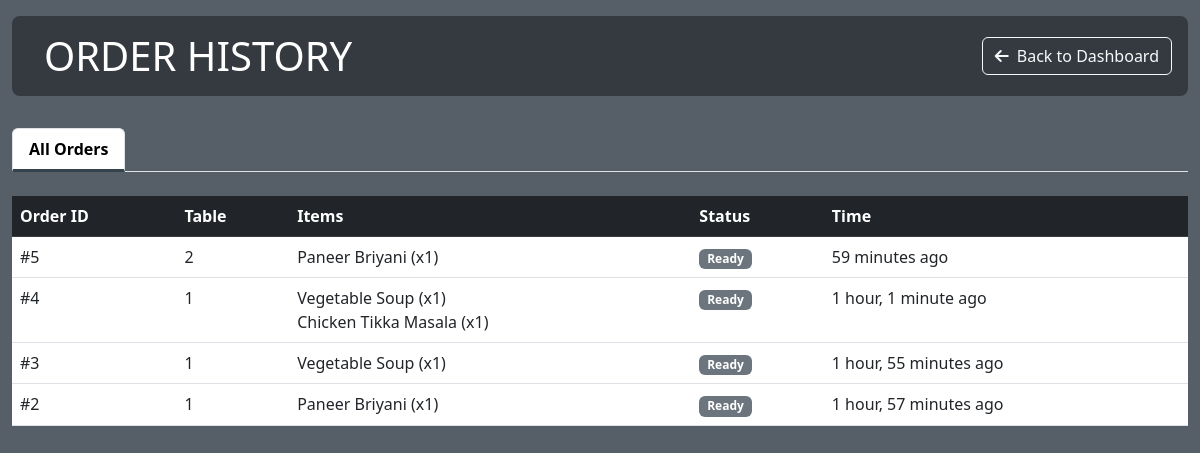
/kitchen/history/, run on the app's committed database.
### order/models.py (models this page shows, shortened)
class Order(models.Model):
    table = models.ForeignKey(Table, on_delete=models.CASCADE, related_name='orders')
    date_ordered = models.DateTimeField(auto_now_add=True)
    STATUS_CHOICES = [
        ('Pending', 'Pending'),
        ('Completed', 'Completed'),
    ]
    status = models.CharField(max_length=50, choices=STATUS_CHOICES, default='Pending')
    kitchen_status_choices = [
        ('Waiting', 'Waiting'),
        ('None', 'None'),
        ('Ready', 'Ready'),
    ]
    kitchen_status = models.CharField(max_length=50, choices=kitchen_status_choices, default='Waiting')
    bar_status = models.CharField(max_length=50, choices=kitchen_status_choices, default='Waiting')
    def get_kitchen_items(self):
        return self.order_items.exclude(selection__item__category__title='Drink')

class Table(models.Model):
    table_number = models.PositiveIntegerField(unique=True)
    availability = models.BooleanField(default=True)
    qr_code = models.ImageField(upload_to='qrcodes/', blank=True, null=True,
                                help_text='create a qr code everytime a table is saved!')

class OrderItem(models.Model):
    order = models.ForeignKey(Order, on_delete=models.CASCADE, related_name='order_items')
    selection = models.ForeignKey(Selection, on_delete=models.CASCADE)
    quantity = models.PositiveIntegerField(default=1)
    total_price = models.DecimalField(max_digits=10, decimal_places=2, editable=False)

class Selection(models.Model):
    item = models.ForeignKey(Item, on_delete=models.CASCADE, related_name='selections')
    meat_option = models.ForeignKey(MeatOption, on_delete=models.SET_NULL, null=True, blank=True)
    spicy_level = models.ForeignKey(SpicyLevel, on_delete=models.SET_NULL, null=True, blank=True)

class Item(models.Model):
    name = models.CharField(max_length=100)
    description = models.TextField(null=True, blank=True)
    category = models.ForeignKey(Category, on_delete=models.CASCADE, related_name='items')
    image = models.ImageField(blank=True, null=True)
    base_price = models.DecimalField(max_digits=6, decimal_places=2)
    has_meat_options = models.BooleanField(default=False)
    has_spicy_options = models.BooleanField(default=False)

### kitchen/views.py (the view)
# urls.py: path('history/', views.history_view, name='history_view'),
def history_view(request):
    completed_orders = Order.objects.exclude(
        status='Pending',
        kitchen_status='Waiting'
    ).order_by('-date_ordered')
    context = {
        'completed_orders': completed_orders,
    }
    return render(request, 'kitchen/history.html', context)

### kitchen/templates/kitchen/history.html (shortened to what this page needs)
{% extends "kitchen/base.html" %}
{% block content %}
<div class="kitchen-header d-flex justify-content-between align-items-center">
    <div class="d-flex align-items-center">
        <h1 class="mb-0">ORDER HISTORY</h1>
    </div>
    <a href="{% url 'kitchen:kitchen_view' %}" class="btn btn-outline-light">
        <i class="fas fa-arrow-left me-2"></i>Back to Dashboard
    </a>
</div>
<ul class="nav nav-tabs mb-4">
    <li class="nav-item">
        <a class="nav-link active" href="#">All Orders</a>
    </li>
</ul>
<div class="table-responsive">
    <table class="table table-hover">
        <thead class="table-dark">
        <tr>
            <th>Order ID</th>
            <th>Table</th>
            <th>Items</th>
            <th>Status</th>
            <th>Time</th>
        </tr>
        </thead>
        <tbody>
        {% for order in completed_orders %}
        {% with kitchen_items=order.get_kitchen_items %}
        {% if kitchen_items %}
        <tr>
            <td>#{{ order.id }}</td>
            <td>{{ order.table.table_number }}</td>
            <td>
                {% for item in kitchen_items %}
                {{ item.selection.item.name }} (x{{ item.quantity }})<br>
                {% endfor %}
            </td>
            <td>
                <span class="badge
                    {% if order.kitchen_status == 'Completed' %}bg-success{% else %}bg-secondary{% endif %}">
                    {{ order.kitchen_status }}
                </span>
            </td>
            <td>{{ order.date_ordered|timesince }} ago</td>
        </tr>
        {% endif %}
        {% endwith %}
        {% empty %}
        <tr>
            <td colspan="5" class="text-center py-4 text-muted">No order history yet</td>
        </tr>
        {% endfor %}
        </tbody>
    </table>
</div>
{% endblock %}

### kitchen/templates/kitchen/base.html (style rules this page uses)
:root { --primary-color: #565f67; --secondary-color: #343a40; --accent-color: #36424c; }
body { font-family: 'Segoe UI', Tahoma, Geneva, Verdana, sans-serif; background-color: var(--primary-color); }
.kitchen-header { background-color: var(--secondary-color); color: white; padding: 1rem; margin-bottom: 2rem; border-radius: 0.5rem; }
.nav-tabs .nav-link.active { font-weight: bold; border-bottom: 3px solid var(--accent-color); }

### data on the page
Order: id "5", table.table_number "2", kitchen_status "Ready", date_ordered "59 minutes"
OrderItem: selection.item.name "Paneer Briyani", quantity "1"
Order: id "4", table.table_number "1", kitchen_status "Ready", date_ordered "1 hour, 1 minute"
OrderItem: selection.item.name "Vegetable Soup", quantity "1"
OrderItem: selection.item.name "Chicken Tikka Masala", quantity "1"
Order: id "3", table.table_number "1", kitchen_status "Ready", date_ordered "1 hour, 55 minutes"
OrderItem: selection.item.name "Vegetable Soup", quantity "1"
Order: id "2", table.table_number "1", kitchen_status "Ready", date_ordered "1 hour, 57 minutes"
OrderItem: selection.item.name "Paneer Briyani", quantity "1"
